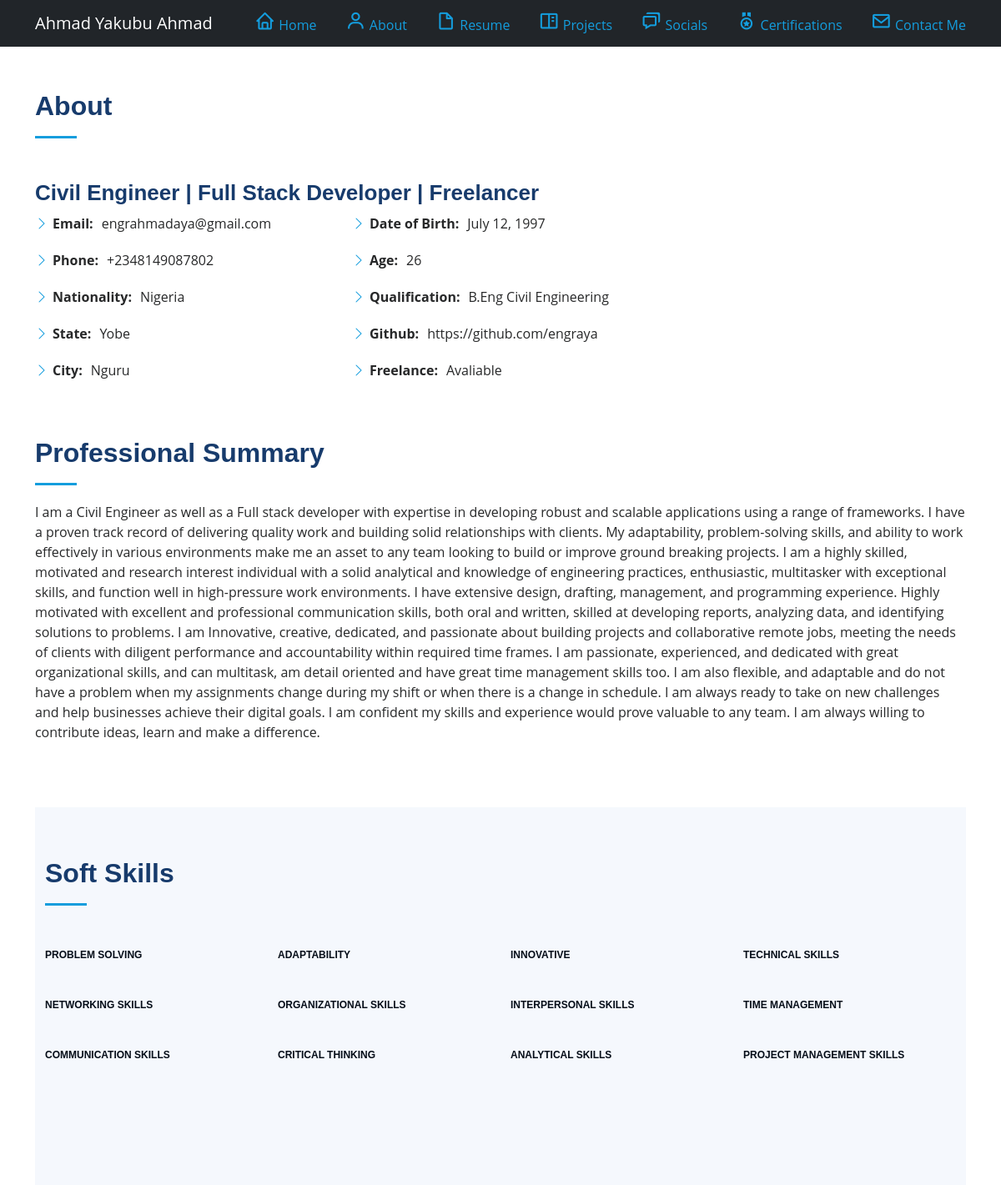
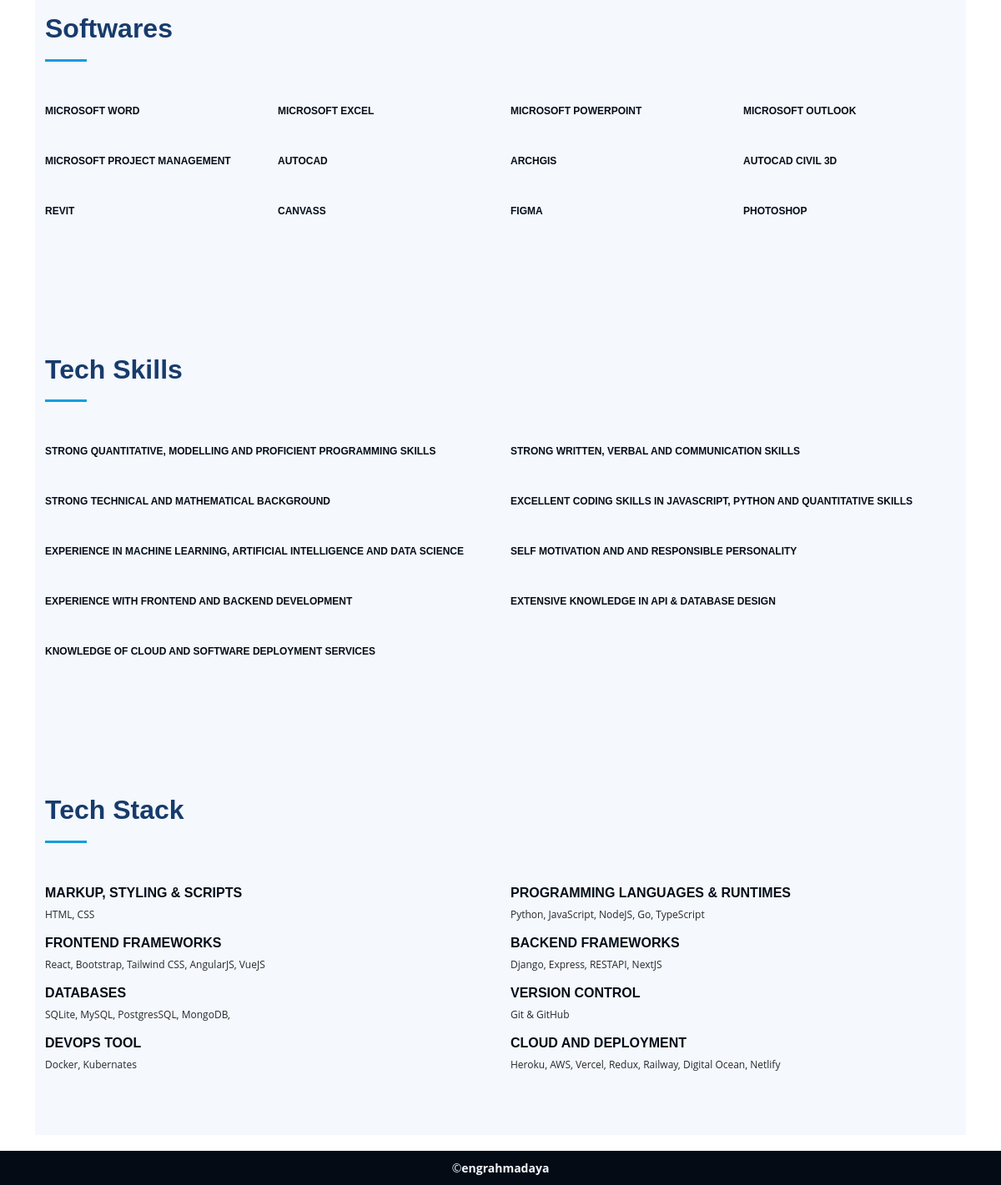
/about, run on the app's committed database (2 pictures, top to bottom).
### baseapp/models.py (models this page shows, shortened)
class About(models.Model):
    full_name = models.CharField(max_length=100, null=True, blank=True)
    profession = models.CharField(max_length= 200, null=True, blank=True)
    qualification = models.CharField(max_length= 200, null=True, blank=True)
    github = models.CharField(max_length= 200, null=True, blank=True)
    freelance_status = models.CharField(max_length= 200, null=True, blank=True)
    date_of_birth = models.DateField()
    age = models.IntegerField()
    phone_Number = models.CharField(max_length=100, null=True, blank=True)
    email = models.EmailField(max_length=200, null=True, blank=True)
    nationality = models.CharField(max_length=200, null=True, blank=True)
    state = models.CharField(max_length=200, null=True, blank=True)
    city = models.CharField(max_length=200, null=True, blank=True)
    about_description = models.TextField()

class SoftSkills(models.Model):
    title = models.CharField(max_length=200, null=True, blank=True)

class Softwares(models.Model):
    title = models.CharField(max_length=200, null=True, blank=True)

class TechSkills(models.Model):
    title = models.CharField(max_length=200, null=True, blank=True)

class TechStack(models.Model):
    title = models.CharField(max_length=200, null=True, blank=True)
    subtitle = models.TextField()

### baseapp/views.py (the view)
# urls.py: path('about', views.about, name="about"),
def about(request):
    abouts = About.objects.all()
    contacts = Contact.objects.all()
    skills = SoftSkills.objects.all()
    softwares = Softwares.objects.all()
    techskills = TechSkills.objects.all()
    techstacks = TechStack.objects.all()
    context = { 'abouts' : abouts, 'contacts' : contacts, 'skills' : skills, 'softwares' : softwares, 'techskills' : techskills, 'techstacks' : techstacks}
    return render(request, 'baseapp/about.html', context)

### baseapp/templates/baseapp/about.html
{% extends 'baseapp/base.html' %}
{% load static %}
{% block content  %}
    <section id="about" class="about">
        <div class="container">
          <div class="section-title">
            <h2>About</h2>
          </div>
          {% for about in abouts %}
          <div class="row">
            <div class="col-lg-8 pt-4 pt-lg-0 content" data-aos="fade-left">
              <h3>{{about.profession}}</h3>
              <div class="row">
                <div class="col-lg-6">
                  <ul>
                    <li><i class="bi bi-chevron-right"></i> <strong>Email:</strong> <span>{{about.email}}</span></li>
                    <li><i class="bi bi-chevron-right"></i> <strong>Phone:</strong> <span>{{about.phone_Number}}</span></li>
                    <li><i class="bi bi-chevron-right"></i> <strong>Nationality:</strong> <span>{{about.nationality}}</span></li>
                    <li><i class="bi bi-chevron-right"></i> <strong>State:</strong> <span>{{about.state}}</span></li>
                    <li><i class="bi bi-chevron-right"></i> <strong>City:</strong> <span>{{about.city}}</span></li>
                  </ul>
                </div>
                <div class="col-lg-6">
                  <ul>
                    <li><i class="bi bi-chevron-right"></i> <strong>Date of Birth:</strong> <span>{{about.date_of_birth}}</span></li>
                    <li><i class="bi bi-chevron-right"></i> <strong>Age:</strong> <span>{{about.age}}</span></li>
                    <li><i class="bi bi-chevron-right"></i> <strong>Qualification:</strong> <span>{{about.qualification}}</span></li>
                    <li><i class="bi bi-chevron-right"></i> <strong>Github:</strong> <span>{{about.github}}</span></li>
                    <li><i class="bi bi-chevron-right"></i> <strong>Freelance:</strong> <span>{{about.freelance_status}}</span></li>
                  </ul>
                </div>
              </div>
            </div>
          </div>
          <div class="section-title my-5">
            <h2>Professional Summary</h2>
            <p>{{about.about_description}}</p>
          </div>
          {% endfor %}
          <section id="skills" class="skills section-bg">
            <div class="container">
              <div class="section-title">
                <h2>Soft Skills</h2>
              </div>
              <div class="row skills-content">
                {% for skill in skills %}
                <div class="col-lg-3" data-aos="fade-up">
                  <div class="progress">
                    <span class="skill">{{skill.title}}</span>
                  </div>
                </div>
                {% endfor %}
              </div>
            </div>
          </section>
          <section id="skills" class="skills section-bg">
            <div class="container">
              <div class="section-title">
                <h2>Softwares</h2>
              </div>
              <div class="row skills-content">
                {% for software in softwares %}
                <div class="col-lg-3" data-aos="fade-up">
                  <div class="progress">
                    <span class="skill">{{software.title}}</span>
                  </div>
                </div>
                {% endfor %}
              </div>
            </div>
          </section>
           <section id="skills" class="skills section-bg">
            <div class="container">
              <div class="section-title">
                <h2>Tech Skills</h2>
              </div>
              <div class="row skills-content">
                {% for techskill in techskills %}
                <div class="col-lg-6" data-aos="fade-up">
                  <div class="progress">
                    <p class="skill">{{techskill.title}}</p>
                  </div>
                </div>
                {% endfor %}
              </div>
            </div>
          </section>
          <section id="skills" class="skills section-bg">
            <div class="container">
              <div class="section-title">
                <h2>Tech Stack</h2>
              </div>
              <div class="row skills-content">
                {% for techstack in techstacks %}
                <div class="col-lg-6" data-aos="fade-up">
                  <div class="progress">
                    <h6><span class="skill">{{techstack.title}}</span></h6>
                    <p>{{techstack.subtitle}}</p>
                  </div>
                </div>
                {% endfor %}
              </div>
            </div>
          </section>
        </div>
      </section>
{% endblock content  %}

### static/assets/css/style.css (style rules this page uses)
body, html { font-family: "Open Sans", sans-serif; color: #272829; }
h1, h2, h3, h4, h5, h6 { font-family: "Raleway", sans-serif; }
section { padding: 60px 0; overflow: hidden; }
.section-bg { background: #f5f8fd; }
.section-title { padding-bottom: 30px; }
.section-title h2 { font-size: 32px; font-weight: bold; margin-bottom: 20px; padding-bottom: 20px; position: relative; color: #173b6c; }
.section-title h2::after { content: ""; position: absolute; display: block; width: 50px; height: 3px; background: #149ddd; bottom: 0; left: 0; }
.section-title p { margin-bottom: 0; }
.about .content h3 { font-weight: 700; font-size: 26px; color: #173b6c; }
.about .content ul { list-style: none; padding: 0; }
.about .content ul li { margin-bottom: 20px; display: flex; align-items: center; }
.about .content ul strong { margin-right: 10px; }
.about .content ul i { font-size: 16px; margin-right: 5px; color: #149ddd; line-height: 0; }
.skills .progress { height: 60px; display: block; background: none; border-radius: 0; }
.skills .progress .skill { padding: 0; margin: 0 0 6px 0; text-transform: uppercase; display: block; font-weight: 600; font-family: "Poppins", sans-serif; color: #050d18; }

### data on the page
About: profession "Civil Engineer | Full Stack Developer | Freelancer", email "engrahmadaya@gmail.com", phone_Number "+2348149087802", nationality "Nigeria", state "Yobe", city "Nguru", date_of_birth "July 12, 1997", age "26", qualification "B.Eng Civil Engineering", github "https://github.com/engraya", freelance_status "Avaliable", about_description "I am a Civil Engineer as well as a Full stack developer with expertise in developing robust and scalable applications using a range of frameworks. I have a proven track record of delivering quality work and building solid relationships with clients. My adaptability, problem-solving skills, and ability to work effectively in various environments make me an asset to any team looking to build or improve ground breaking projects. I am a highly skilled, motivated and research interest individual with a solid analytical and knowledge of engineering practices, enthusiastic, multitasker with exceptional skills, and function well in high-pressure work environments. I have extensive design, drafting,…"
SoftSkills: title "PROBLEM SOLVING"
SoftSkills: title "ADAPTABILITY"
SoftSkills: title "INNOVATIVE"
SoftSkills: title "TECHNICAL SKILLS"
SoftSkills: title "NETWORKING SKILLS"
SoftSkills: title "ORGANIZATIONAL SKILLS"
SoftSkills: title "INTERPERSONAL SKILLS"
SoftSkills: title "TIME MANAGEMENT"
SoftSkills: title "COMMUNICATION SKILLS"
SoftSkills: title "CRITICAL THINKING"
SoftSkills: title "ANALYTICAL SKILLS"
SoftSkills: title "PROJECT MANAGEMENT SKILLS"
Softwares: title "MICROSOFT WORD"
Softwares: title "MICROSOFT EXCEL"
Softwares: title "MICROSOFT POWERPOINT"
Softwares: title "MICROSOFT OUTLOOK"
Softwares: title "MICROSOFT PROJECT MANAGEMENT"
Softwares: title "AUTOCAD"
Softwares: title "ARCHGIS"
Softwares: title "AUTOCAD CIVIL 3D"
Softwares: title "REVIT"
Softwares: title "CANVASS"
Softwares: title "FIGMA"
Softwares: title "PHOTOSHOP"
TechSkills: title "STRONG QUANTITATIVE, MODELLING AND PROFICIENT PROGRAMMING SKILLS"
TechSkills: title "STRONG WRITTEN, VERBAL AND COMMUNICATION SKILLS"
TechSkills: title "STRONG TECHNICAL AND MATHEMATICAL BACKGROUND"
TechSkills: title "EXCELLENT CODING SKILLS IN JAVASCRIPT, PYTHON AND QUANTITATIVE SKILLS"
TechSkills: title "EXPERIENCE IN MACHINE LEARNING, ARTIFICIAL INTELLIGENCE AND DATA SCIENCE"
TechSkills: title "SELF MOTIVATION AND AND RESPONSIBLE PERSONALITY"
TechSkills: title "EXPERIENCE WITH FRONTEND AND BACKEND DEVELOPMENT"
TechSkills: title "EXTENSIVE KNOWLEDGE IN API & DATABASE DESIGN"
TechSkills: title "KNOWLEDGE OF CLOUD AND SOFTWARE DEPLOYMENT SERVICES"
TechStack: title "MARKUP, STYLING & SCRIPTS", subtitle "HTML, CSS"
TechStack: title "PROGRAMMING LANGUAGES & RUNTIMES", subtitle "Python, JavaScript, NodeJS, Go, TypeScript"
TechStack: title "FRONTEND FRAMEWORKS", subtitle "React, Bootstrap, Tailwind CSS, AngularJS, VueJS"
TechStack: title "BACKEND FRAMEWORKS", subtitle "Django, Express, RESTAPI, NextJS"
TechStack: title "DATABASES", subtitle "SQLite, MySQL, PostgresSQL, MongoDB,"
TechStack: title "VERSION CONTROL", subtitle "Git & GitHub"
TechStack: title "DEVOPS TOOL", subtitle "Docker, Kubernates"
TechStack: title "CLOUD AND DEPLOYMENT", subtitle "Heroku, AWS, Vercel, Redux, Railway, Digital Ocean, Netlify"
